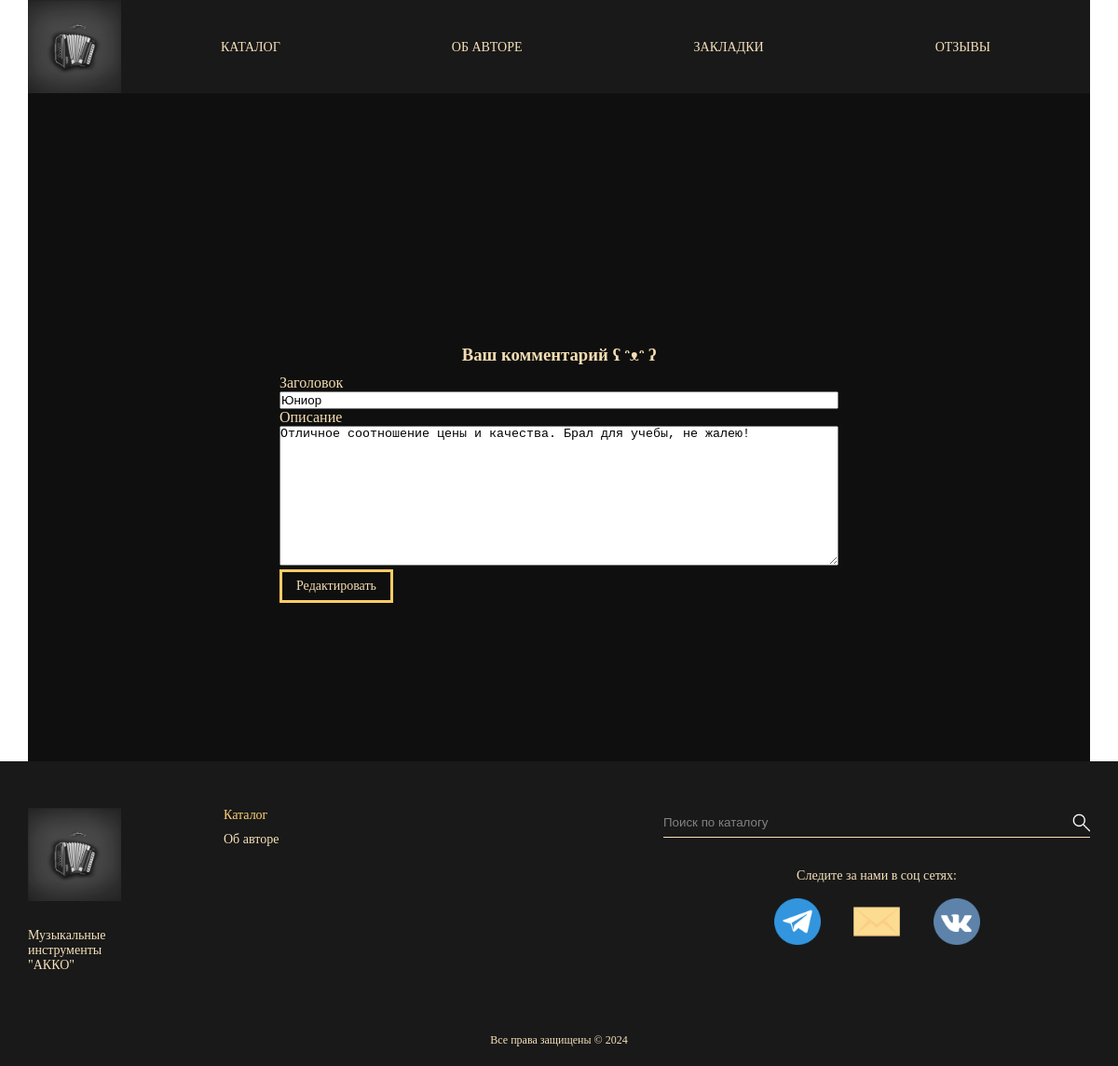
/IndexUpdate.php?id=4, run on the app's committed database.
### tables this page shows
CREATE TABLE `products` (
  `id` int(11) NOT NULL,
  `title` varchar(255) DEFAULT NULL,
  `description` text
);

### public/IndexUpdate.php (the view, shortened to what this page needs)
<?php
require_once 'config/connect.php';
$product_id = $_GET['id'];
$product = mysqli_query($connect, "SELECT * FROM `products` WHERE `id` = '$product_id'");
$product = mysqli_fetch_assoc($product);
?>
<!DOCTYPE html>
<html lang="en">
<head>
    <link rel="stylesheet" type="text/css" href="css/header_footer.css">
    <link rel="stylesheet" type="text/css" href="css/main.css">
    <link rel="stylesheet" type="text/css" href="css/button.css">
</head>
<body>
    <header class="container-fluid">
        <div class="container d-flex">
            <img src="images/main/logo.png" alt="Logo" width="100" height="100">
            <nav class="menu">
                <a href="./Katalog.html">КАТАЛОГ</a>
                <a href="AboutMe.html">ОБ АВТОРЕ</a>
                <a href="./Katalog.Cart.html">ЗАКЛАДКИ</a>
                <a href="Index.php">ОТЗЫВЫ</a>
            </nav>
        </div>
    </header>
    <main class="container-fluid">
        <div class="container" style="height: 100%; background-color: #0f0f0f; padding: 20px;">
            <div class="adder" style="color: wheat; margin-top: 20px; margin-top: 250px; margin-bottom: 150px">
                <h3 style="margin-bottom: 10px; text-align: center;">Ваш комментарий ʕ ᵔᴥᵔ ʔ</h3>
                <form action="vendor/update.php" method="post" style="margin: 0px 250px;">
                    <p>Заголовок</p>
                    <input type="text" name="title" value="<?= $product['title'] ?>" readonly style="width: 100%; box-sizing: border-box;">
                    <p>Описание</p>
                    <textarea name="description" style="width: 100%; height: 150px;"><?= $product['description'] ?></textarea>
                    <button class="button_redate">Редактировать</button>
                </form>
            </div>
        </div>
    </main>
    <footer class="container-fluid">
        <div class="container d-flex">
            <div class="left d-flex">
                <figure>
                    <img src="images/main/logo.png" alt="Logo" width="100" height="100">
                    <figcaption>Музыкальные инструменты "АККО"</figcaption>
                </figure>
                <nav>
                    <a class="active" href="#">Каталог</a>
                    <a href="AboutMe.html">Об авторе</a>
                </nav>
            </div>
            <div class="right">
                <form name="search" action="#" method="get">
                    <div class="d-flex">
                        <input type="text" name="search" placeholder="Поиск по каталогу">
                        <input type="submit" name="search" value=" ">
                    </div>
                </form>
                <div>
                    <p>Следите за нами в соц сетях:</p>
                    <a href="https://t.me/Shredder_vrn" target="_blank" class="box telega"></a>
                    <a href="mailto:p_shcherbatov@mail.ru" target="_blank" class="box mail"></a>
                    <a href="https://vk.com/shredder_vrn" target="_blank" class="box vk"></a>
                </div>
            </div>
        </div>
        <div class="protect">
            <p>Все права защищены &copy; 2024</p>
        </div>
    </footer>
</body>
</html>

### public/css/header_footer.css (style rules this page uses)
* { box-sizing: border-box; margin: 0; padding: 0; }
body { background-image: url(../images/main/fone1.png); background-size: cover; background-attachment: fixed; display: block; font-family: serif; font-size: 16px; width: 100%; }
.container-fluid { width: 100%; }
.container { width: 1140px; margin: 0 auto; }
header>.container { background-color: black; opacity: 90%; padding: 0px 0px; }
header .container .menu a { font-size: 0.875em; text-decoration: none; color: wheat; margin: 0px 90px; }
.d-flex { display: flex; justify-content: space-between; align-items: center; }
footer { background-color: black; opacity: 90%; padding-top: 50px; padding-bottom: 20px; }
footer .container { align-items: flex-start; }
footer .left figure figcaption { color: wheat; font-size: 0.875em; margin-top: 25px; width: 50px; }
footer .left nav a { display: block; font-size: 0.875em; color: wheat; margin-bottom: 10px; margin-left: 10px; }
footer .left { align-items: flex-start; }
footer .left nav { margin-left: 100px; }
footer .left nav a { text-decoration: none; }
footer .left nav a:hover, footer .left nav a.active { color: #fc6; text-decoration: none; }
footer .right form div { justify-content: left; width: 458px; border-bottom: 1px solid wheat; }
footer .right form input[type="text"] { padding: 8px 0px; width: 100%; background: none; border: none; }
footer .right form input[type="submit"] { width: 20px; height: 20px; background: url(../images/main/lupa2.png); background-size: cover; border: none; }
footer .right>div { color: wheat; text-align: center; font-size: 0.875em; margin-top: 33px; margin-bottom: 15px; }
footer .right .box { width: 50px; height: 50px; display: inline-block; }
footer .right .telega { background: url(../images/main/free-icon-telegram-3670070.png) no-repeat; margin: 16px 16px; background-size: cover; }
footer .right .mail { background: url(../images/main/free-icon-email-3683385.png) no-repeat; margin: 16px 16px; background-size: cover; }
footer .right .vk { background: url(../images/main/free-icon-vk-145813.png) no-repeat; margin: 16px 16px; background-size: cover; }
footer .protect { text-align: center; color: wheat; font-size: 0.750em; margin-top: 60px; }

### public/css/button.css (style rules this page uses)
.button_redate { font-family: serif; font-size: 0.875em; color: wheat; padding: 7px 15px; border: 3px solid #fc6; background-color: transparent; cursor: pointer; transition: background-color 0.3s, color 0.3s; }

### data on the page
products: title "Юниор", description "Отличное соотношение цены и качества. Брал для учебы, не жалею!"
